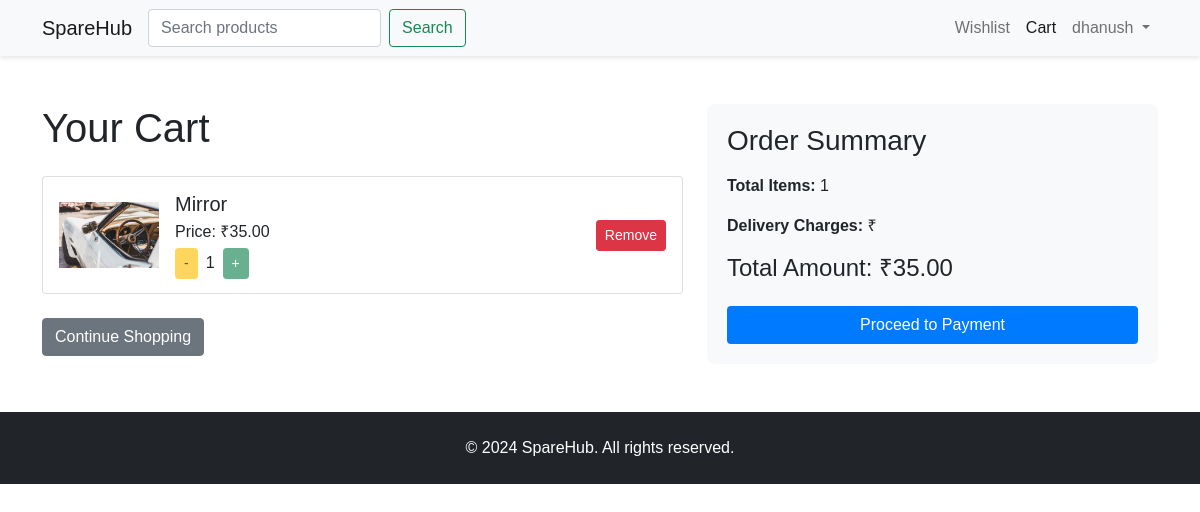
Page /cart/ (signed in) on the committed database.
### spares/models.py (models this page shows, shortened)
class User(AbstractUser):
    phone_number = models.CharField(max_length=15, blank=True)
    user_type = models.CharField(max_length=10, choices=[
        ('CUSTOMER', 'Customer'),
        ('COMPANY', 'Company')
    ], default='CUSTOMER')
    objects = UserManager()
    class Meta:
        constraints = [
            models.UniqueConstraint(fields=['username', 'email'], name='unique_user')
        ]

class CartItem(models.Model):
    cart = models.ForeignKey(Cart, on_delete=models.CASCADE)
    product = models.ForeignKey(Product, on_delete=models.CASCADE)
    quantity = models.PositiveIntegerField(default=1)
    def subtotal(self):
        return self.product.price * self.quantity

class Product(models.Model):
    CATEGORY_CHOICES = [
        ('Any', 'Any'),
        ('BODY', 'Body'),
        ('ENGINE', 'Engine'),
        ('TRANSMISSION', 'Transmission'),
        ('AC', 'AC'),
        ('FUEL_SUPPLY', 'Fuel Supply'),
        ('BRAKE', 'Brake'),
        ('SUSPENSION', 'Suspension'),
        ('STEERING', 'Steering'),
        ('INTERIOR', 'Interior'),
        ('ELECTRONIC', 'Electronic Components'),
        ('EXHAUST', 'Exhaust System'),
        ('WHEELS', 'Wheels'),
    ]
    company = models.ForeignKey(Company, on_delete=models.CASCADE, related_name='products')
    name = models.CharField(max_length=100)
    description = models.TextField()
    category = models.CharField(max_length=20, choices=CATEGORY_CHOICES)
    car_makes = models.CharField(max_length=255, blank=True)
    price = models.DecimalField(
        max_digits=10,
        decimal_places=2,
        validators=[MinValueValidator(0.01)]  # Ensure positive price
    )
    stock_quantity = models.PositiveIntegerField()
    warranty = models.CharField(max_length=100)  # This is probably the field you're using now
    availability = models.BooleanField(default=True)
    quantity = models.PositiveIntegerField(default=0)
    company_user = models.ForeignKey(User, on_delete=models.SET_NULL, null=True, blank=True, related_name='products')
    class Meta:
        unique_together = ['company', 'name']  # Ensure unique product names per company

class ProductImage(models.Model):
    product = models.ForeignKey(Product, related_name='images', on_delete=models.CASCADE)
    image = models.ImageField(upload_to='product_images/')

### spares/views.py (the view)
# urls.py: path('cart/', views.view_cart, name='view_cart'),
@login_required
def view_cart(request):
    cart, created = Cart.objects.get_or_create(user=request.user)
    cart_items = cart.cartitem_set.all().select_related('product')
    for item in cart_items:
        if item.quantity > item.product.stock_quantity:
            item.quantity = item.product.stock_quantity
            item.save()
    total_amount = sum(item.subtotal() for item in cart_items)
    return render(request, 'view_cart.html', {
        'cart_items': cart_items,
        'total_amount': total_amount
    })

### templates/view_cart.html (shortened to what this page needs)
{% load static %}
<!DOCTYPE html>
<html lang="en">
<head>
    <link href="https://cdn.jsdelivr.net/npm/bootstrap@5.1.3/dist/css/bootstrap.min.css" rel="stylesheet">
    <link rel="stylesheet" href="{% static 'css/style.css' %}">
</head>
<body>
<nav class="navbar navbar-expand-lg navbar-light bg-light">
    <div class="container">
        <a class="navbar-brand" href="{% url 'spares:browse_customer' %}">SpareHub</a>
        <div class="collapse navbar-collapse" id="navbarNav">
            <form class="d-flex me-auto" method="GET" action="{% url 'spares:browse_customer' %}">
                <input class="form-control me-2" type="search" placeholder="Search products" aria-label="Search" name="search" value="{{ request.GET.search }}">
                <button class="btn btn-outline-success" type="submit">Search</button>
            </form>
            <ul class="navbar-nav ms-auto">
                <li class="nav-item">
                    <a class="nav-link" href="{% url 'spares:view_wishlist' %}">
                         Wishlist
                    </a>
                </li>
                <li class="nav-item">
                    <a class="nav-link active" href="{% url 'spares:view_cart' %}">
                         Cart
                    </a>
                </li>
                <li class="nav-item dropdown">
                    <a class="nav-link dropdown-toggle" href="#" id="navbarDropdown" role="button" data-bs-toggle="dropdown" aria-expanded="false">
                         {{ request.user.username }}
                    </a>
                </li>
            </ul>
        </div>
    </div>
</nav>
    <div class="container mt-5">
        <div class="row">
            <div class="col-md-7">
                <h1 class="mb-4">Your Cart</h1>
                {% if cart_items %}
                    <div class="list-group mb-4">
                        {% for item in cart_items %}
                            <div class="list-group-item d-flex align-items-center">
                                <img src="{{ item.product.images.first.image.url }}" class="product-img me-3" alt="{{ item.product.name }}">
                                <div class="flex-grow-1">
                                    <h5 class="mb-1">{{ item.product.name }}</h5>
                                    <p class="mb-1">Price: ₹{{ item.product.price }}</p>
                                    {% if item.product.stock_quantity > 0 %}
                                        <div class="d-flex align-items-center">
                                            <form method="post" action="{% url 'spares:update_cart_item' item.product.id %}" class="me-2 update-cart-form">
                                                <button type="submit" class="btn btn-warning btn-sm {% if item.quantity <= 1 %}disabled{% endif %}">-</button>
                                            </form>
                                            <span class="me-2">{{ item.quantity }}</span>
                                            <form method="post" action="{% url 'spares:update_cart_item' item.product.id %}" class="update-cart-form">
                                                <button type="submit" class="btn btn-success btn-sm {% if item.quantity >= item.product.stock_quantity %}disabled{% endif %}">+</button>
                                            </form>
                                        </div>
                                    {% else %}
                                        <p class="text-danger fw-bold">Out of Stock</p>
                                    {% endif %}
                                </div>
                                <button type="button" class="btn btn-danger btn-sm remove-from-cart" data-product-id="{{ item.product.id }}">Remove</button>
                            </div>
                        {% endfor %}
                    </div>
                {% else %}
                    <p>Your cart is empty.</p>
                {% endif %}
                <a href="{% url 'spares:browse_customer' %}" class="btn btn-secondary">Continue Shopping</a>
            </div>
            <div class="col-md-5">
                {% if cart_items %}
                    <div class="total-section">
                        <h3 class="mb-3">Order Summary</h3>
                        <p><strong>Total Items:</strong> {{ cart_items|length }}</p>
                        <p><strong>Delivery Charges:</strong> ₹{{ delivery_charges }}</p>
                        <h4 class="total-amount mb-4">Total Amount: ₹<span id="total-amount">{{ total_amount }}</span></h4>
                        <a href="{% url 'spares:payment_view' %}" class="btn btn-custom w-100">Proceed to Payment</a>
                    </div>
                {% else %}
                    <div class="total-section">
                        <h3 class="mb-3">Order Summary</h3>
                        <p>Your cart is empty. Please add items to see the order summary.</p>
                    </div>
                {% endif %}
            </div>
        </div>
    </div>
    <footer class="bg-dark text-white py-4 mt-5">
        <div class="container">
            <p class="mb-0 text-center">&copy; 2024 SpareHub. All rights reserved.</p>
        </div>
    </footer>
</body>
</html>

### static/css/style.css (style rules this page uses)
body { font-family: 'Arial', sans-serif; }
.navbar { box-shadow: 0 2px 4px rgba(0,0,0,.1); }

### templates/view_cart.html (style rules this page uses)
.product-img { width: 100px; height: 100px; object-fit: contain; }
.total-section { background-color: #f8f9fa; padding: 20px; border-radius: 8px; }
.btn-custom { background-color: #007bff; color: white; }
.disabled { pointer-events: none; opacity: 0.65; }

### rows in the picture
User: user.username "dhanush"
CartItem: product.images.first.image (picture), product.name "Mirror", product.price "35.00", quantity "1"

### other values in the picture
{{ cart_items|length }} "1"
{{ total_amount }} "35.00"
